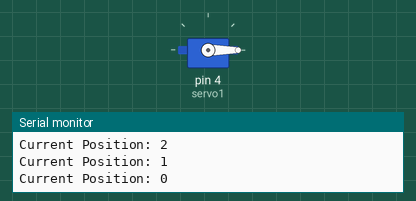
The sketch below on a simulated Arduino Uno, built with avr-gcc and run on an emulated ATmega328P. On the bench: servo, the last lines printed to the serial monitor.

Above: at 7.2 s.
At 9.3 s:
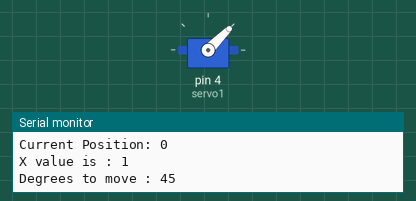
At 28.1 s:
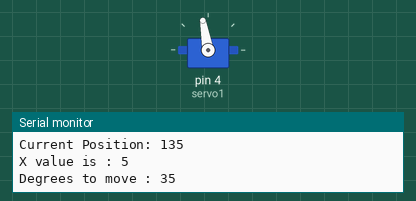
At 35.0 s:
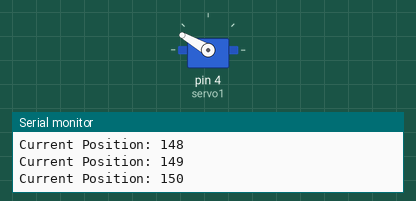
Timing chart, 0 to 40.0 s (numbered marks = the images above):
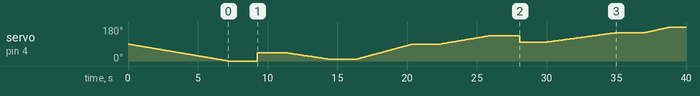

The sketch:

Skeleton_Skull_Movement.ino
```cpp
/* Skeleton Head Code*/

#include <SoftwareSerial.h>
#include <Servo.h>

Servo servo1;  // create servo object to control a servo
// twelve servo objects can be created on most boards

unsigned long timer;
int head1pos[] = {90, 0,45,10,90,135,100,150,180,90}; //Head location using degrees
int head1spd[] = { 0,80, 0,90,50, 80,  0,100, 60,30}; //The higher the number, the slower the head will move (80 is slow enough)
int x; // initialize the counter for the arrays
int y; // initialize the counter for the movement
int pos1; // mark starting position of the servo
int pos2; // mark the ending positiong of the servo
int currposition; // used to determine where the head is
int degreestomove; // used to determine how many degrees to move from current postion to new position
int direction; // used to determine the direction by making this a postive or negative number
int elements; // to store the number of elements
int speed; // used to store the delay value
unsigned long counter1; //Used to count milliseconds
unsigned long millisnow; //Used to store current milliseconds

void setup() {
  Serial.begin(9600); // open the serial port at 9600 baud for debugging
  servo1.attach(4);  // attaches the servo on pin 9 to the servo object
  elements = sizeof(head1pos)/sizeof(head1pos[0]);
  currposition = head1pos[0];
  Serial.print("Number of Head Positions: "); Serial.print(elements); Serial.println();
}

void loop() {
  for (int x = 0; x <= elements; x++){
    Serial.print("X value is : "); Serial.print(x); Serial.println();
    pos1 = head1pos[x];
    if (x == elements){
      Serial.print("End of Array, next position should be 90 : "); Serial.println();
      pos2 = head1pos[0];
      speed = head1spd[0];
      Serial.print("Next head position is: "); Serial.print(pos2); Serial.println();
    } else {
      pos2 = head1pos[x+1];
      speed = head1spd[x+1];
    }
    if (pos1 > pos2){
      direction = -1;
      degreestomove = pos1 - pos2;
    } else {
      direction = 1;
      degreestomove = pos2 - pos1;
    }
    Serial.print("Degrees to move : "); Serial.print(degreestomove); Serial.println();
    if (speed == 0){
      servo1.write(pos2);
      currposition = pos2;
      delay(2000); // Wait one second for the head to finish moving before the next step.
    }else{
      for (int y = 0; y < degreestomove; y++){
        currposition = currposition + direction;
        servo1.write(currposition);
        Serial.print("Current Position: "); Serial.print(currposition); Serial.println();
        delay(speed);
      }
      delay(2000);
    }
  }
}
```
